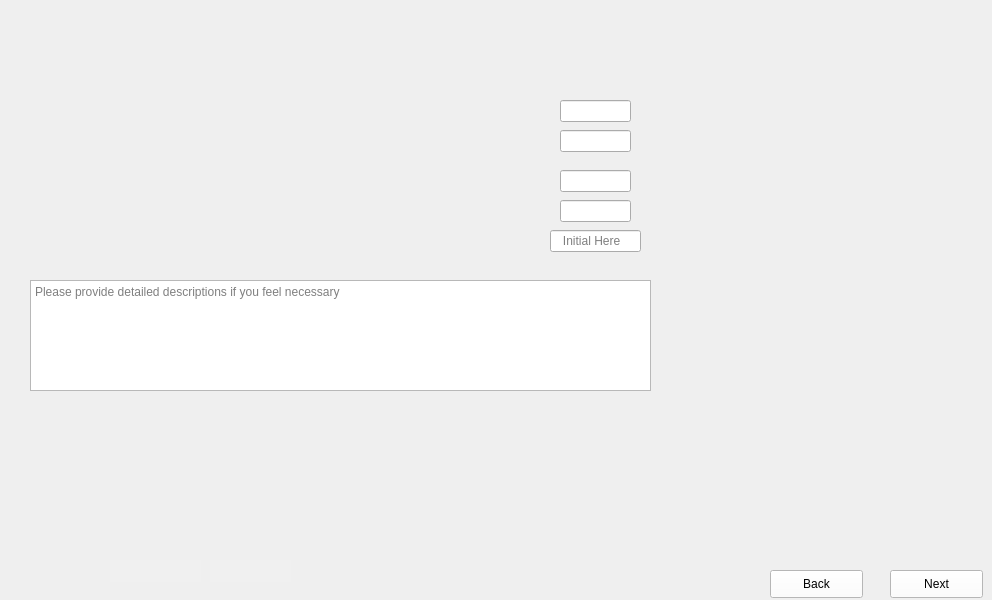
      <widget class="QWidget" name="Fill_First_Pillars_3">
       <property name="maximumSize">
        <size>
         <width>1024</width>
         <height>600</height>
        </size>
       </property>
       <property name="styleSheet">
        <string notr="true">border-image: url(:/images/images/Fill_First_Pillars_3.png);</string>
       </property>
       <widget class="QLineEdit" name="Fill_First_Pillars_3_Data1">
        <property name="geometry">
         <rect>
          <x>560</x>
          <y>100</y>
          <width>71</width>
          <height>22</height>
         </rect>
        </property>
        <property name="styleSheet">
         <string notr="true">border-image:None;</string>
        </property>
       </widget>
       <widget class="QLineEdit" name="Fill_First_Pillars_3_Data2">
        <property name="geometry">
         <rect>
          <x>560</x>
          <y>130</y>
          <width>71</width>
          <height>22</height>
         </rect>
        </property>
        <property name="styleSheet">
         <string notr="true">border-image:None;</string>
        </property>
       </widget>
       <widget class="QLineEdit" name="Fill_First_Pillars_3_Data3">
        <property name="geometry">
         <rect>
          <x>560</x>
          <y>170</y>
          <width>71</width>
          <height>22</height>
         </rect>
        </property>
        <property name="styleSheet">
         <string notr="true">border-image:None;</string>
        </property>
       </widget>
       <widget class="QLineEdit" name="Fill_First_Pillars_3_Data4">
        <property name="geometry">
         <rect>
          <x>560</x>
          <y>200</y>
          <width>71</width>
          <height>22</height>
         </rect>
        </property>
        <property name="styleSheet">
         <string notr="true">border-image:None;</string>
        </property>
       </widget>
       <widget class="QLineEdit" name="Fill_First_Pillars_3_Data0">
        <property name="geometry">
         <rect>
          <x>550</x>
          <y>230</y>
          <width>91</width>
          <height>22</height>
         </rect>
        </property>
        <property name="styleSheet">
         <string notr="true">border-image:None;</string>
        </property>
        <property name="placeholderText">
         <string>   Initial Here</string>
        </property>
       </widget>
       <widget class="QTextEdit" name="Fill_First_Pillars_3_Comments">
        <property name="geometry">
         <rect>
          <x>30</x>
          <y>280</y>
          <width>621</width>
          <height>111</height>
         </rect>
        </property>
        <property name="styleSheet">
         <string notr="true">border-image:None;</string>
        </property>
        <property name="placeholderText">
         <string>Please provide detailed descriptions if you feel necessary </string>
        </property>
       </widget>
       <widget class="QLineEdit" name="Fill_First_Pillars_3_Initials">
        <property name="geometry">
         <rect>
          <x>210</x>
          <y>560</y>
          <width>81</width>
          <height>22</height>
         </rect>
        </property>
        <property name="styleSheet">
         <string notr="true">QLineEdit{
background-color: rgb(240, 240, 240);
border: none;
border-image:None;
}</string>
        </property>
       </widget>
       <widget class="QLineEdit" name="Fill_First_Pillars_3_Dates">
        <property name="geometry">
         <rect>
          <x>110</x>
          <y>560</y>
          <width>91</width>
          <height>22</height>
         </rect>
        </property>
        <property name="styleSheet">
         <string notr="true">QLineEdit{
background-color: rgb(240, 240, 240);
border: none;
border-image:None;
}</string>
        </property>
       </widget>
       <widget class="QPushButton" name="Fill_First_Pillars_3_Next">
        <property name="geometry">
         <rect>
          <x>890</x>
          <y>570</y>
          <width>93</width>
          <height>28</height>
         </rect>
        </property>
        <property name="styleSheet">
         <string notr="true">QPushButton{
background-color: rgb(255, 255, 255);
height: 35px;
border-image:None;
}
QPushButton::hover{
background-color: rgb(0, 0, 255);
}
QPushButton:pressed{
padding-top:7px;
padding-top:7px;
}</string>
        </property>
        <property name="text">
         <string>Next</string>
        </property>
       </widget>
       <widget class="QPushButton" name="Fill_First_Pillars_3_Back">
        <property name="geometry">
         <rect>
          <x>770</x>
          <y>570</y>
          <width>93</width>
          <height>28</height>
         </rect>
        </property>
        <property name="styleSheet">
         <string notr="true">QPushButton{
background-color: rgb(255, 255, 255);
height: 35px;
border-image:None;
}
QPushButton::hover{
background-color: rgb(0, 0, 255);
}
QPushButton:pressed{
padding-top:7px;
padding-top:7px;
}</string>
        </property>
        <property name="text">
         <string>Back</string>
        </property>
       </widget>
      </widget>
